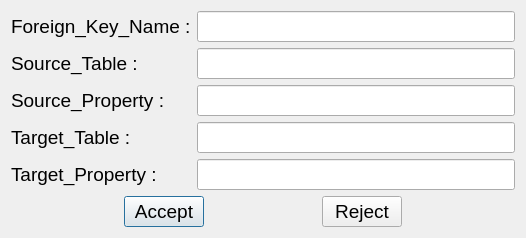
<?xml version="1.0" encoding="UTF-8"?>
<ui version="4.0">
 <class>ForDlg</class>
 <widget class="QDialog" name="ForDlg">
  <property name="geometry">
   <rect>
    <x>0</x>
    <y>0</y>
    <width>526</width>
    <height>226</height>
   </rect>
  </property>
  <property name="font">
   <font>
    <pointsize>14</pointsize>
   </font>
  </property>
  <property name="windowTitle">
   <string>Dialog</string>
  </property>
  <layout class="QGridLayout" name="gridLayout">
   <item row="0" column="0">
    <widget class="QLabel" name="label">
     <property name="text">
      <string>Foreign_Key_Name :</string>
     </property>
    </widget>
   </item>
   <item row="0" column="1">
    <widget class="QLineEdit" name="lineEdit"/>
   </item>
   <item row="1" column="0">
    <widget class="QLabel" name="label_2">
     <property name="text">
      <string>Source_Table :</string>
     </property>
    </widget>
   </item>
   <item row="1" column="1">
    <widget class="QLineEdit" name="lineEdit_2"/>
   </item>
   <item row="2" column="0">
    <widget class="QLabel" name="label_3">
     <property name="text">
      <string>Source_Property :</string>
     </property>
    </widget>
   </item>
   <item row="2" column="1">
    <widget class="QLineEdit" name="lineEdit_3"/>
   </item>
   <item row="3" column="0">
    <widget class="QLabel" name="label_4">
     <property name="text">
      <string>Target_Table :</string>
     </property>
    </widget>
   </item>
   <item row="3" column="1">
    <widget class="QLineEdit" name="lineEdit_4">
     <property name="enabled">
      <bool>true</bool>
     </property>
     <property name="text">
      <string/>
     </property>
    </widget>
   </item>
   <item row="4" column="0">
    <widget class="QLabel" name="label_5">
     <property name="text">
      <string>Target_Property :</string>
     </property>
    </widget>
   </item>
   <item row="4" column="1">
    <widget class="QLineEdit" name="lineEdit_5"/>
   </item>
   <item row="5" column="0" colspan="2">
    <layout class="QHBoxLayout" name="horizontalLayout">
     <item>
      <spacer name="horizontalSpacer_2">
       <property name="orientation">
        <enum>Qt::Horizontal</enum>
       </property>
       <property name="sizeHint" stdset="0">
        <size>
         <width>28</width>
         <height>20</height>
        </size>
       </property>
      </spacer>
     </item>
     <item>
      <widget class="QPushButton" name="btn_accept">
       <property name="text">
        <string>Accept</string>
       </property>
      </widget>
     </item>
     <item>
      <spacer name="horizontalSpacer">
       <property name="orientation">
        <enum>Qt::Horizontal</enum>
       </property>
       <property name="sizeHint" stdset="0">
        <size>
         <width>88</width>
         <height>20</height>
        </size>
       </property>
      </spacer>
     </item>
     <item>
      <widget class="QPushButton" name="btn_reject">
       <property name="text">
        <string>Reject</string>
       </property>
      </widget>
     </item>
     <item>
      <spacer name="horizontalSpacer_3">
       <property name="orientation">
        <enum>Qt::Horizontal</enum>
       </property>
       <property name="sizeHint" stdset="0">
        <size>
         <width>28</width>
         <height>20</height>
        </size>
       </property>
      </spacer>
     </item>
    </layout>
   </item>
  </layout>
 </widget>
 <resources/>
 <connections>
  <connection>
   <sender>btn_accept</sender>
   <signal>clicked()</signal>
   <receiver>ForDlg</receiver>
   <slot>accept()</slot>
   <hints>
    <hint type="sourcelabel">
     <x>164</x>
     <y>200</y>
    </hint>
    <hint type="destinationlabel">
     <x>262</x>
     <y>112</y>
    </hint>
   </hints>
  </connection>
  <connection>
   <sender>btn_reject</sender>
   <signal>clicked()</signal>
   <receiver>ForDlg</receiver>
   <slot>reject()</slot>
   <hints>
    <hint type="sourcelabel">
     <x>361</x>
     <y>200</y>
    </hint>
    <hint type="destinationlabel">
     <x>262</x>
     <y>112</y>
    </hint>
   </hints>
  </connection>
 </connections>
</ui>
